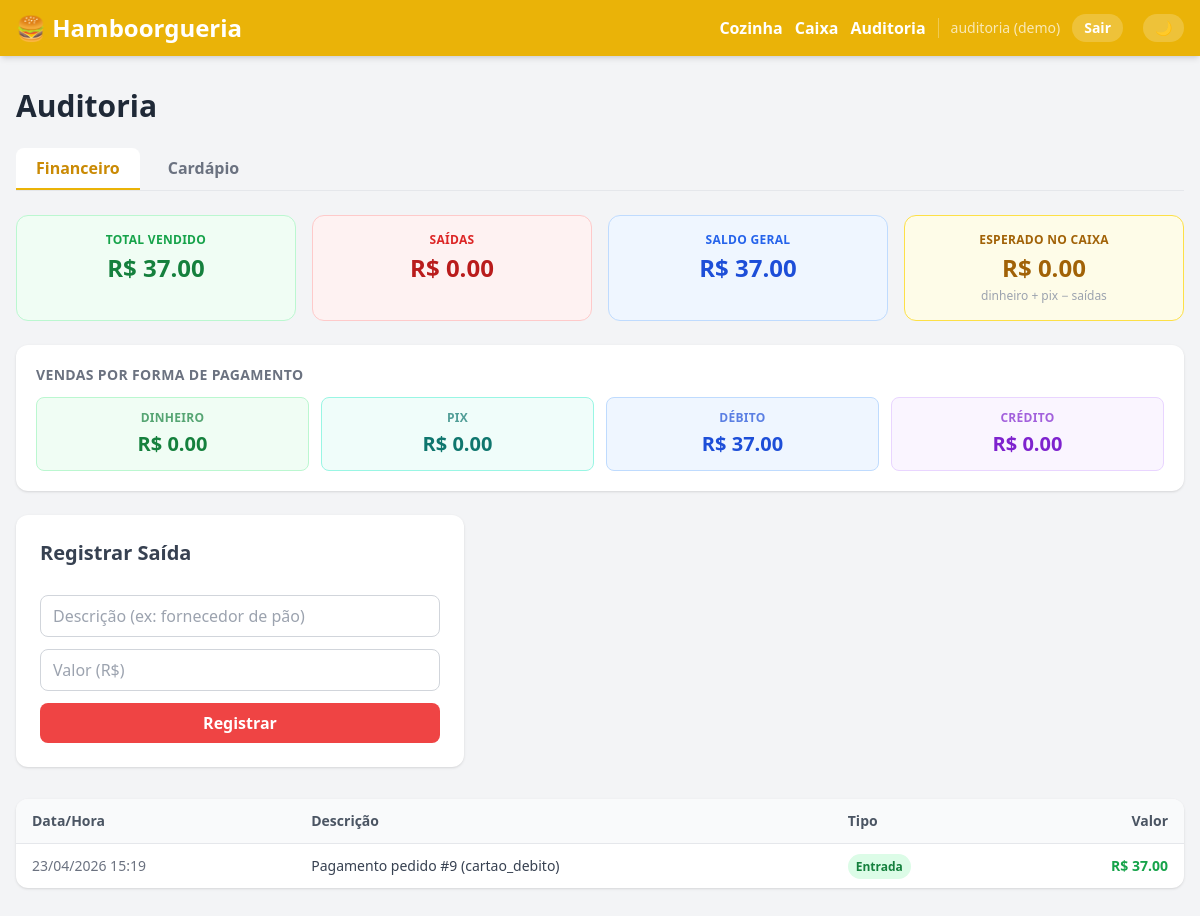
Page /demo/auditoria on the committed database.
### app/models.py (models this page shows)
class MovimentoBase(SQLModel):
    tipo: TipoMovimento
    descricao: str
    valor: float

class Movimento(MovimentoBase, table=True):
    id: Optional[int] = Field(default=None, primary_key=True)
    registrado_em: datetime = Field(default_factory=datetime.utcnow)

### app/main.py (the view)
@app.get("/demo/auditoria", response_class=HTMLResponse)
def demo_auditoria(request: Request, session: Session = Depends(get_session)):
    usuario = _DEMO_USUARIOS["auditoria"]
    movimentos = session.exec(select(Movimento).order_by(Movimento.registrado_em.desc())).all()
    prods = session.exec(select(Produto)).all()
    return templates.TemplateResponse(request, "auditoria.html", {
        "movimentos": movimentos, "resumo": _calcular_resumo(session),
        "produtos": prods, "usuario": usuario,
    })

### app/templates/auditoria.html (shortened to what this page needs)
{% extends "base.html" %}
{% block content %}
<h1 class="text-3xl font-bold mb-6 text-gray-800">Auditoria</h1>
<div class="flex gap-2 mb-6 border-b border-gray-200">
  <button onclick="mostrarAba('aba-financeiro')" id="btn-financeiro"
          class="px-5 py-2 font-semibold rounded-t-lg border-b-2 border-yellow-500 text-yellow-600 bg-white">
    Financeiro
  </button>
  <button onclick="mostrarAba('aba-cardapio')" id="btn-cardapio"
          class="px-5 py-2 font-semibold rounded-t-lg border-b-2 border-transparent text-gray-500 hover:text-gray-700">
    Cardápio
  </button>
</div>
<div id="aba-financeiro">
  <div hx-ext="sse" sse-connect="/sse/auditoria">
    {% include "partials/auditoria_resumo.html" %}
  </div>
  <div class="bg-white rounded-xl shadow p-6 mb-8 max-w-md">
    <h2 class="text-xl font-semibold mb-4 text-gray-700">Registrar Saída</h2>
    <form hx-post="/auditoria/movimentos"
          hx-target="#movimentos-lista"
          hx-swap="outerHTML"
          hx-on::after-request="if(event.detail.successful) this.reset()"
          class="space-y-3">
      <input type="text" name="descricao" placeholder="Descrição (ex: fornecedor de pão)"
             class="w-full border border-gray-300 rounded-lg px-3 py-2 focus:outline-none focus:ring-2 focus:ring-yellow-400" required />
      <input type="number" name="valor" step="0.01" min="0.01" placeholder="Valor (R$)"
             class="w-full border border-gray-300 rounded-lg px-3 py-2 focus:outline-none focus:ring-2 focus:ring-yellow-400" required />
      <button type="submit" class="w-full bg-red-500 hover:bg-red-600 text-white font-bold py-2 rounded-lg">
        Registrar
      </button>
    </form>
  </div>
  {% include "partials/movimentos_lista.html" %}
</div>
{% endblock %}

### app/templates/partials/movimentos_lista.html
<div id="movimentos-lista" class="bg-white rounded-xl shadow overflow-hidden">
  <table class="w-full text-sm">
    <thead class="bg-gray-50 border-b border-gray-200">
      <tr>
        <th class="text-left px-4 py-3 text-gray-600 font-semibold">Data/Hora</th>
        <th class="text-left px-4 py-3 text-gray-600 font-semibold">Descrição</th>
        <th class="text-left px-4 py-3 text-gray-600 font-semibold">Tipo</th>
        <th class="text-right px-4 py-3 text-gray-600 font-semibold">Valor</th>
      </tr>
    </thead>
    <tbody class="divide-y divide-gray-100">
      {% for mov in movimentos %}
      <tr class="hover:bg-gray-50">
        <td class="px-4 py-3 text-gray-500 whitespace-nowrap">{{ mov.registrado_em.strftime('%d/%m/%Y %H:%M') }}</td>
        <td class="px-4 py-3 text-gray-700">{{ mov.descricao }}</td>
        <td class="px-4 py-3">
          <span class="px-2 py-1 rounded-full text-xs font-semibold
            {% if mov.tipo.value == 'entrada' %}bg-green-100 text-green-700{% else %}bg-red-100 text-red-700{% endif %}">
            {{ mov.tipo.value.capitalize() }}
          </span>
        </td>
        <td class="px-4 py-3 text-right font-semibold
          {% if mov.tipo.value == 'entrada' %}text-green-600{% else %}text-red-600{% endif %}">
          R$ {{ "%.2f"|format(mov.valor) }}
        </td>
      </tr>
      {% else %}
      <tr><td colspan="4" class="px-4 py-8 text-center text-gray-400">Nenhum movimento registrado.</td></tr>
      {% endfor %}
    </tbody>
  </table>
</div>

### app/static/css/main.css (style rules this page uses)
*, *::before, *::after { transition: background-color 0.2s ease, border-color 0.2s ease, color 0.15s ease; }

### rows in the picture
Movimento: registrado_em "23/04/2026 15:19", descricao "Pagamento pedido #9 (cartao_debito)", tipo.value "Entrada", valor "37.00"

### other values in the picture
{{ usuario.login }} "auditoria (demo)"
{{ "%.2f"|format(resumo.entradas) }} "37.00"
{{ "%.2f"|format(resumo.saidas) }} "0.00"
{{ "%.2f"|format(resumo.saldo) }} "37.00"
{{ "%.2f"|format(resumo.saldo_caixa) }} "0.00"
{{ label }} "DINHEIRO" "PIX" "DÉBITO" "CRÉDITO"
{{ "%.2f"|format(resumo.por_forma[chave]) }} "0.00" "0.00" "37.00" "0.00"
